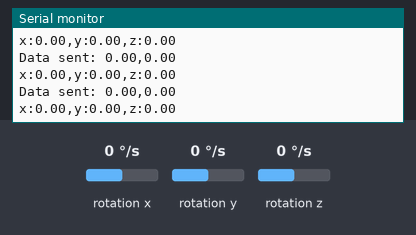
This sketch was run on a simulated Arduino Nano 33 IoT. Shown: the last lines printed to the serial monitor. The inputs (shaded band) are chosen by the test bench; at power-on: rotation x 0 °/s, rotation y 0 °/s, rotation z 0 °/s. WiFi joins after 1.5 s; servers stay silent unless stated.

Above: at 2.7 s.
2.8 s: rotation x set to -192 °/s
At 3.07 s:
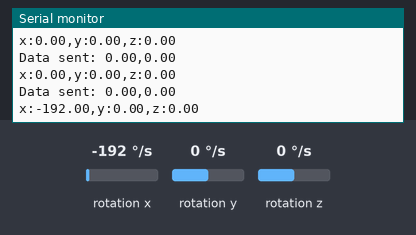
4.3 s: rotation y set to -192 °/s
At 4.48 s:
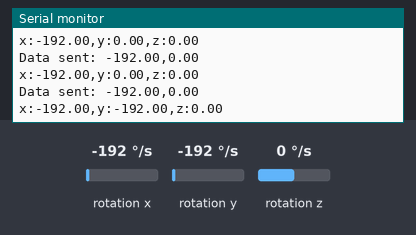
5.8 s: rotation z set to -192 °/s
At 5.89 s:
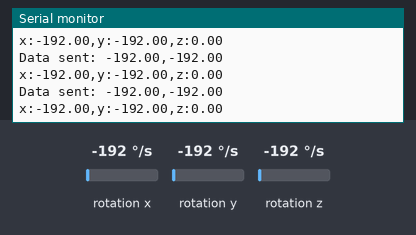

The sketch:

wifi_arduino.ino
```cpp
#include <WiFiNINA.h>
#include <Arduino_LSM6DS3.h>


 //char ssid[] = "VODAFONE-06C0";
 //char pass[] = "2kT9P3smtFHA3Eda";
 char ssid[] = "Taylor";
 char pass[] = "cody1315";

const char* host = "your_HOST_ADDRESS";

void setup() {
  Serial.begin(9600);
  while (!Serial);

  WiFi.begin(ssid, pass);
  while (WiFi.status() != WL_CONNECTED) {
    delay(1000);
    Serial.println("Connecting to WiFi...");
  }

  if (!IMU.begin()) {
    Serial.println("Failed to initialize IMU!");
    while (1);
  }
  Serial.print("Gyroscope sample rate = ");
  Serial.print(IMU.gyroscopeSampleRate());
  Serial.println(" Hz");
  Serial.println();
  Serial.println("Gyroscope in degrees/second");
}

void loop() {
  if (IMU.gyroscopeAvailable()) {
    float x, y, z;
    IMU.readGyroscope(x, y, z);

    Serial.print("x:");
    Serial.print(x);
    Serial.print(",y:");
    Serial.print(y);
    Serial.print(",z:");
    Serial.println(z);

    // Send x and y values through the WiFi connection
    WiFiClient client;
    if (!client.connect(host, 80)) {
      Serial.println("Connection failed!");
      return;
    }
    String data = String(x) + "," + String(y);
    client.print("GET /send_data?data=" + data + " HTTP/1.1\r\n");
    client.print("Host: " + String(host) + "\r\n");
    client.print("Connection: close\r\n\r\n");
    Serial.println("Data sent: " + data);
  }
}
```

Measured:
- after the input at 2.8 s, the serial monitor: prints a new line after 0.12 s (image 1)
- after the input at 4.3 s, the serial monitor: prints a new line at once (image 2)
